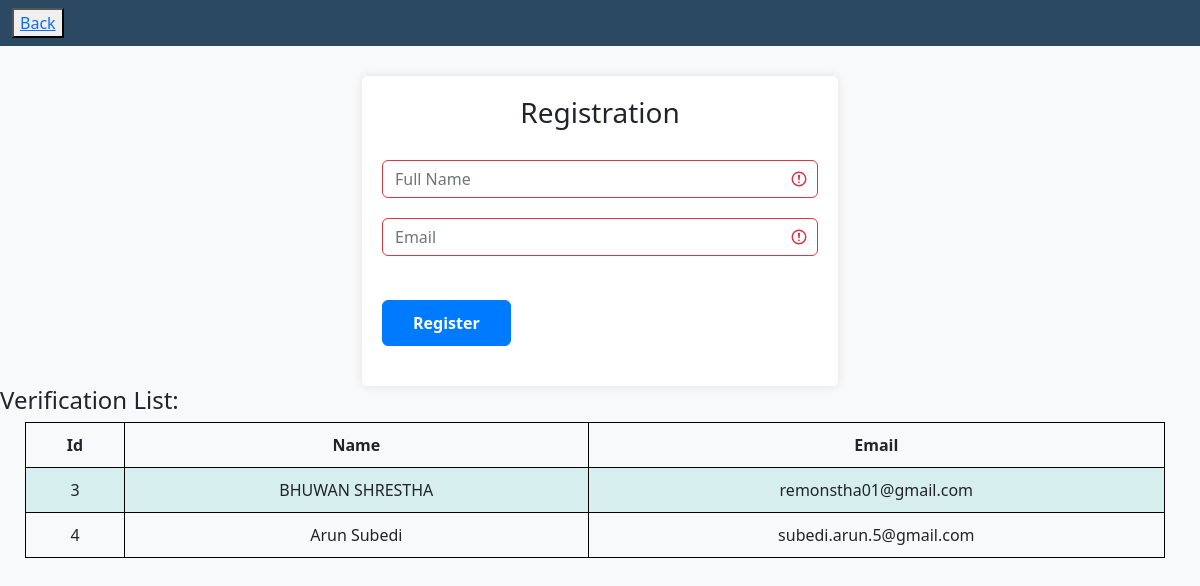
The page /routes/verification.php on the database its author committed.
### tables this page shows
CREATE TABLE `pre` (
  `id` int(11) NOT NULL,
  `name` varchar(250) NOT NULL,
  `email` varchar(100) NOT NULL
);

### routes/verification.php (the view, shortened to what this page needs)
<!DOCTYPE html>
<html>
<head>
    <link rel="stylesheet" href="https://cdn.jsdelivr.net/npm/bootstrap@5.2.3/dist/css/bootstrap.min.css">
    <link rel="stylesheet" href="https://cdnjs.cloudflare.com/ajax/libs/font-awesome/5.13.0/css/all.min.css">
</head>
<body>
    <nav class="navbar navbar-expand-lg navbar-dark">
        <div class="container-fluid justify-content-between">
          <button > <a  href="../routes/adminlist.php">Back</a> </button>
        </div>
    </nav>
    <div class="container">
        <div class="login-box">
            <form action="../api/verification.php" class="was-validated" id="form2" method="POST"
                enctype="multipart/form-data">
                <h3>Registration</h3>
                <div class="form-group">
                    <input type="text" class="form-control" name="name" placeholder="Full Name" required>
                </div>
                <div class="form-group">
                    <input type="email" class="form-control" name="email" id="email" placeholder="Email" required>
                </div>
                <div class="form-group">
                    <button class="btn btn-register" id="registerBtn" type="submit" name="registerBtn">Register</button>
                </div>
            </form>
        </div>
    </div>
    <div class="content">
    <h4>Verification List:</h4>
    <table>
      <tr>
        <th>Id</th>
        <th>Name</th>
        <th>Email</th>
      </tr>
      <?php
      $connect = mysqli_connect("localhost", "root", "", "evms");
      $sql = "SELECT * FROM pre";
      $result = $connect->query($sql);
      if ($result->num_rows > 0) {
        while ($row = mysqli_fetch_assoc($result)) {
          ?>
          <tr>
            <td><?php echo $row['id']; ?></td>
            <td><?php echo $row['name']; ?></td>
            <td><?php echo $row['email']; ?></td>
          </tr>
      <?php
        }
      } else {
        echo "<tr><td colspan='7'>Table is empty!</td></tr>";
      }
      ?>
    </table>
  </div>
</body>
</html>

### routes/verification.php (style rules this page uses)
body { background-color: #f8f9fa; }
.navbar { background-color: #2c4964; }
.container { max-width: 500px; margin: 0 auto; padding-top: 30px; }
.login-box { background-color: #fff; border-radius: 5px; padding: 20px; box-shadow: 0px 0px 10px rgba(0, 0, 0, 0.1); }
.login-box h3 { text-align: center; margin-bottom: 30px; }
.form-group { margin-bottom: 20px; }
.btn-register { background-color: #007bff; border-color: #007bff; color: #fff; padding: 10px 30px; font-weight: bold; transition: background-color 0.3s ease; }
table, th, td { border: 1px solid black; border-collapse: collapse; padding: 10px; text-align: center; }
table { width: 95%; table-layout: solid; margin-left: 25px; }
tr:nth-child(even) { background-color: #D6EEEE; }

### rows shown on the page
pre: id "3", name "BHUWAN SHRESTHA", email "remonstha01@gmail.com"
pre: id "4", name "Arun Subedi", email "subedi.arun.5@gmail.com"
